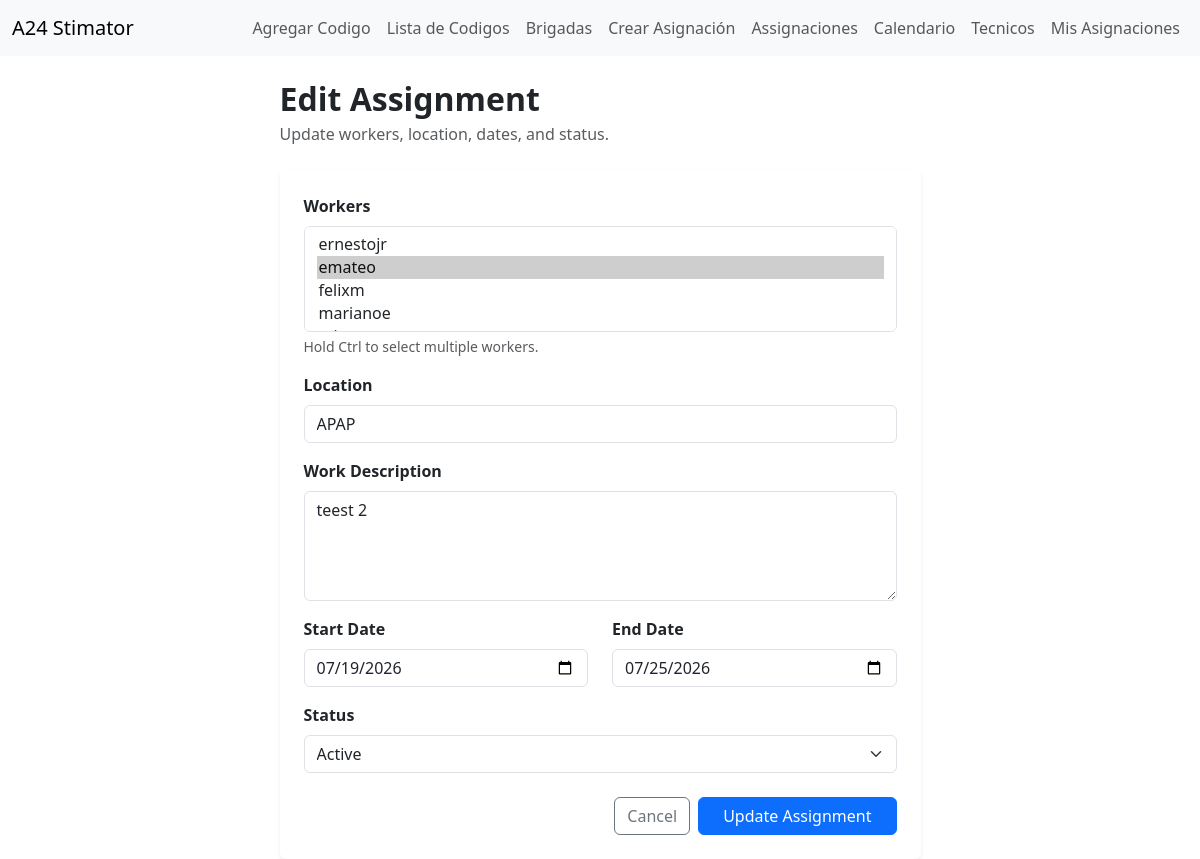
The page /work-tracking/assignments/5/edit/ (signed in) on the database as committed earlier.
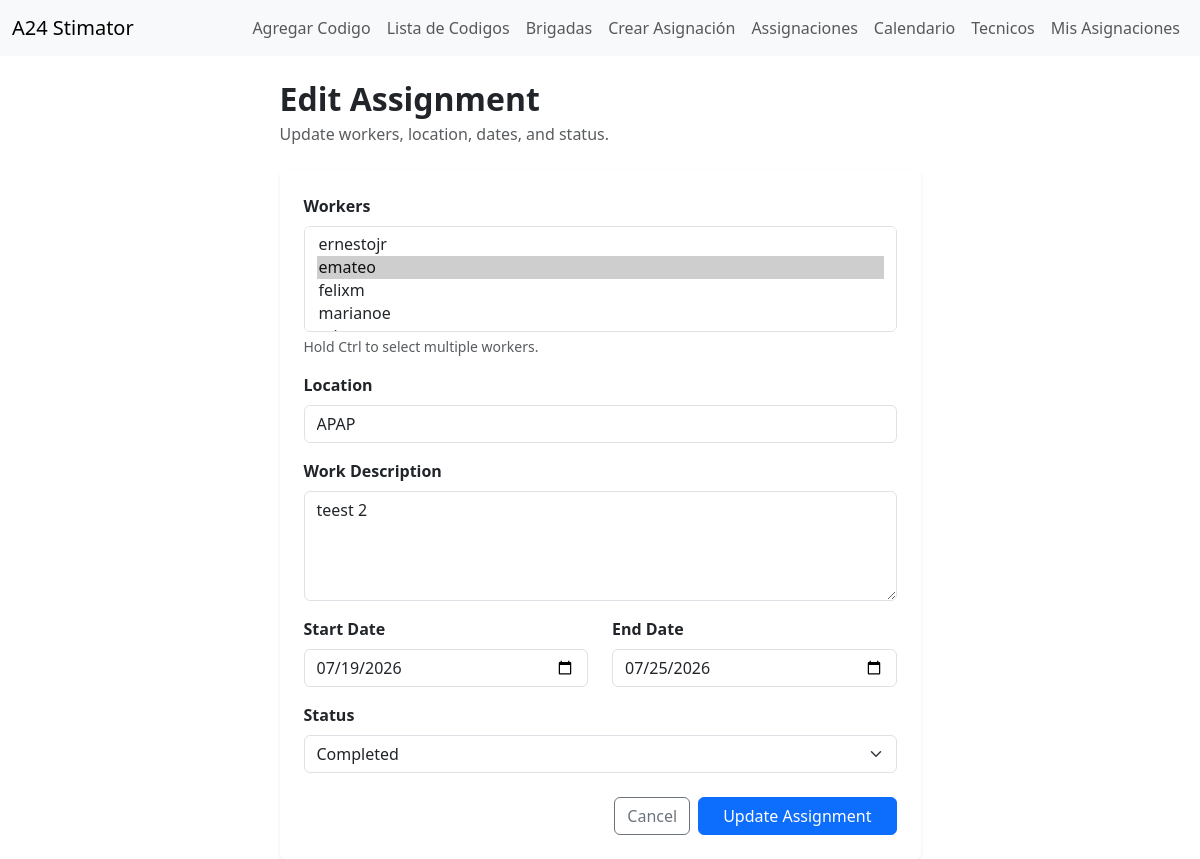
The same page on the database as committed later.
### work_tracking/models.py (models this page shows, shortened)
class TechnicianAssigment(models.Model):
    STATUS_ACTIVE = 'active'
    STATUS_CANCELLED = 'cancelled'
    STATUS_COMPLETED = 'completed'
    STATUS_CHOICES = [
        (STATUS_ACTIVE, 'Active'),
        (STATUS_CANCELLED, 'Cancelled'),
        (STATUS_COMPLETED, 'Completed'),
    ]
    workers = models.ManyToManyField(User, through='AssignmentMember', related_name='work_assignments')
    assigned_by = models.ForeignKey(User, on_delete=models.PROTECT, related_name='created_technician_assigments')
    location = models.CharField(max_length=255)
    work_description = models.TextField(blank=True, null=True)
    start_date = models.DateField()
    end_date = models.DateField()
    status = models.CharField(max_length=20, choices=STATUS_CHOICES, default=STATUS_ACTIVE)
    created_at = models.DateTimeField(auto_now_add=True)

### work_tracking/views.py (the view)
@login_required(login_url='login')
def edit_assignment_view(request, assignment_id):
    if not hasattr(request.user,"profile"):
        messages.error(request,"Your user does not have a worker profile.")
        return redirect("my_schedule")
    if request.user.profile.is_technician():
        messages.error(request, "You do not have permission to edit assignments.")
        return redirect("my_schedule")
    assignment = get_object_or_404(TechnicianAssigment, id=assignment_id)
    if request.method == 'POST':
        form = TechnicianAssigmentForm(
            request.POST,
            instance = assignment,
            current_user = request.user,
        )
        if form.is_valid():
            assignment = form.save(commit=False)
            assignment.assigned_by = assignment.assigned_by or request.user
            assignment.save()
            form.save_members(assignment)
            messages.success(request, "Assignment updated successfully.")
            return redirect("assignment_detail", assignment_id = assignment.id)
    else:
        form = TechnicianAssigmentForm(
            instance= assignment,
            current_user= request.user,
        )
    return render(
        request,
        "work_tracking/assignment_form.html",
        {
            "form":form,
            "is_edit":True,
            "assignment":assignment,
        },
    )

### work_tracking/models.py (called while the page is built)
    def is_supervisor(self):
        return self.role == self.ROLE_SUPERVISOR

    def is_technician(self):
        return self.role == self.ROLE_TECHNICIAN

### work_tracking/templates/work_tracking/assignment_form.html (shortened to what this page needs)
{% extends 'html/layout.html' %}
{% block content %}
<div class="row justify-content-center">
    <div class="col-lg-8 col-xl-7">
        <div class="mb-4">
            <h2 class="fw-bold mb-1">
                {% if is_edit %}Edit Assignment{% else %}Create Assignment{% endif %}
            </h2>
            <p class="text-muted mb-0">
                {% if is_edit %}
                    Update workers, location, dates, and status.
                {% else %}
                    Schedule supervisors or technicians for a specific work period.
                {% endif %}
            </p>
        </div>
        <div class="card border-0 shadow-sm">
            <div class="card-body p-4">
                <form method="post" novalidate>
                    <div class="mb-3">
                        <label class="form-label fw-semibold" for="{{ form.technician.id_for_label }}">
                            Workers
                        </label>
                        {{ form.workers}}
                        <div class="form-text">
                            Hold Ctrl to select multiple workers.
                        </div>
                    </div>
                    <div class="mb-3">
                        <label class="form-label fw-semibold" for="{{ form.location.id_for_label }}">
                            Location
                        </label>
                        {{ form.location }}
                    </div>
                    <div class="mb-3">
                        <label class="form-label fw-semibold" for="{{ form.work_description.id_for_label }}">
                            Work Description
                        </label>
                        {{ form.work_description }}
                    </div>
                    <div class="row">
                        <div class="col-md-6 mb-3">
                            <label class="form-label fw-semibold" for="{{ form.start_date.id_for_label }}">
                                Start Date
                            </label>
                            {{ form.start_date }}
                        </div>
                        <div class="col-md-6 mb-3">
                            <label class="form-label fw-semibold" for="{{ form.end_date.id_for_label }}">
                                End Date
                            </label>
                            {{ form.end_date }}
                        </div>
                    </div>
                    <div class="mb-4">
                        <label class="form-label fw-semibold" for="{{ form.status.id_for_label }}">
                            Status
                        </label>
                        {{ form.status }}
                    </div>
                    <div class="d-flex justify-content-end gap-2">
                        {% if is_edit %}
                            <a href="{% url 'assignment_detail' assignment.id %}" class="btn btn-outline-secondary">
                                Cancel
                            </a>
                        {% else %}
                            <a href="{% url 'my_schedule' %}" class="btn btn-outline-secondary">
                                Cancel
                            </a>
                        {% endif %}
                        <button type="submit" class="btn btn-primary px-4">
                            {% if is_edit %}Update Assignment{% else %}Save Assignment{% endif %}
                        </button>
                    </div>
                </form>
            </div>
        </div>
    </div>
</div>
{% endblock %}

Rows that differ between the two databases and show on the page:
changed TechnicianAssigment "APAP": status "Active" → "Completed"
